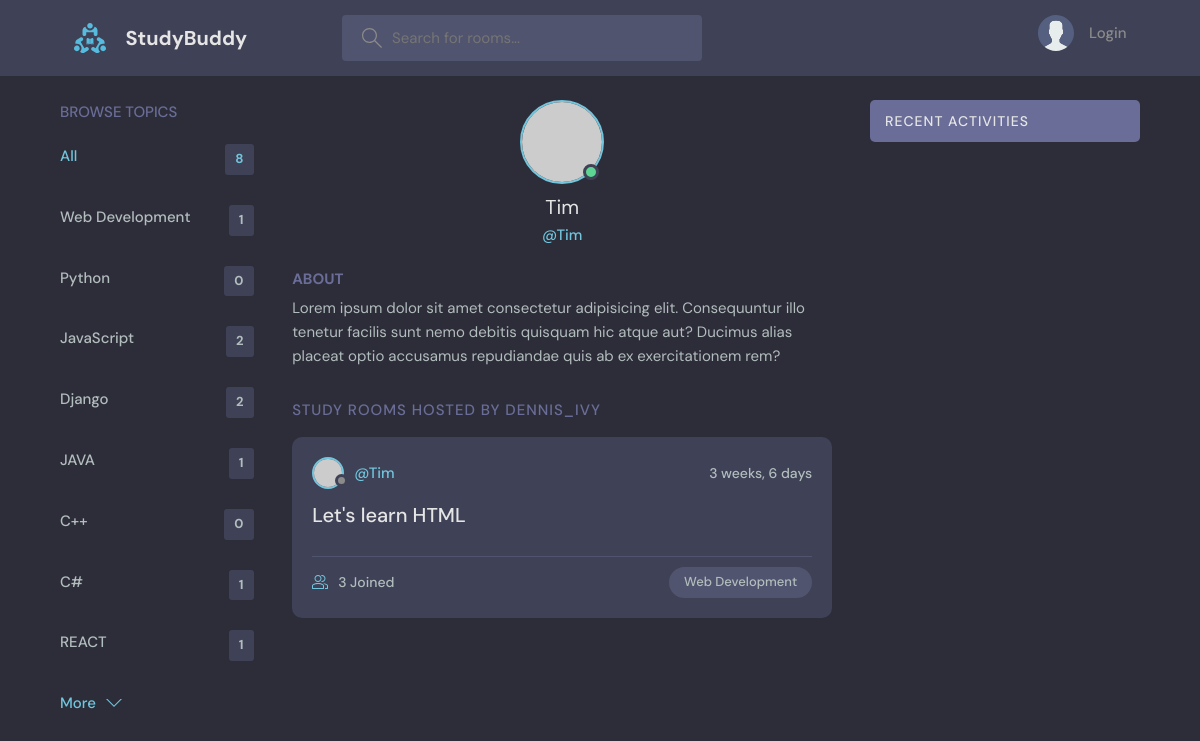
The app's page /profile/2/ with its own data.
### base/models.py (models this page shows, shortened)
class Topic(models.Model):
    name = models.CharField(max_length=200)

class Room(models.Model):
    host = models.ForeignKey(User, on_delete=models.SET_NULL, null=True)
    topic= models.ForeignKey(Topic, on_delete=models.SET_NULL, null=True)
    name = models.CharField(max_length=200)
    description = models.TextField(null=True, blank=True)
    participants = models.ManyToManyField(User, related_name='participants', blank=True)
    updated = models.DateTimeField(auto_now=True)
    created = models.DateTimeField(auto_now_add=True)
    class Meta:
        ordering = ['-updated', '-created']

### base/views.py (the view)
# urls.py: path('profile/<str:pk>/', views.userProfile, name="user-profile"),
def userProfile(request, pk):
    user = User.objects.get(id=pk)
    rooms = user.room_set.all()
    room_messages = user.message_set.all()
    topics = Topic.objects.all()
    context = {'user':user, 'rooms':rooms, 'room_messages':room_messages,
               'topics':topics}
    return render(request, 'base/profile.html', context)

### base/templates/base/profile.html (shortened to what this page needs)
{% extends 'main.html' %}
{% block content %}
  <main class="profile-page layout layout--3">
    <div class="container">
      {% include 'base/topics_component.html' %}
      <div class="roomList">
        <div class="profile">
          <div class="profile__avatar">
            <div class="avatar avatar--large active">
              <img src="https://randomuser.me/api/portraits/men/11.jpg" />
            </div>
          </div>
          <div class="profile__info">
            <h3>{{user.username}}</h3>
            <p>@{{user.username}}</p>
          </div>
          <div class="profile__about">
            <h3>About</h3>
            <p>
              Lorem ipsum dolor sit amet consectetur adipisicing elit. Consequuntur illo tenetur
              facilis sunt nemo debitis quisquam hic atque aut? Ducimus alias placeat optio
              accusamus repudiandae quis ab ex exercitationem rem?
            </p>
          </div>
        </div>
        <div class="roomList__header">
          <div>
            <h2>Study Rooms Hosted by dennis_ivy</a>
            </h2>
          </div>
        </div>
        {% include 'base/feed_component.html' %}
      </div>
      {% include 'base/activity_component.html' %}
    </div>
  </main>
{% endblock %}

### base/templates/base/topics_component.html
<div class="topics">
    <div class="topics__header">
      <h2>Browse Topics</h2>
    </div>
    <ul class="topics__list">
      <li>
        <a href="{% url 'home' %}" class="active">All <span>{{topics.count}}</span></a>
      </li>
      {% for topic in topics  %}
      <li>
        <a href="{% url 'home' %}?q={{topic.name}}">{{topic.name}}<span>{{topic.room_set.all.count}}</span></a>
      </li>
      {% endfor %}
    </ul>
    <a class="btn btn--link" href="{% url 'topics' %}">
      More
      <svg version="1.1" xmlns="http://www.w3.org/2000/svg" width="32" height="32" viewBox="0 0 32 32">
        <title>chevron-down</title>
        <path d="M16 21l-13-13h-3l16 16 16-16h-3l-13 13z"></path>
      </svg>
    </a>
  </div>

### base/templates/base/feed_component.html (shortened to what this page needs)
{% for room in rooms%}
<div class="roomListRoom">
    <div class="roomListRoom__header">
      <a href="{% url 'user-profile' room.host.id %}" class="roomListRoom__author">
        <div class="avatar avatar--small">
          <img src="https://randomuser.me/api/portraits/women/11.jpg" />
        </div>
        <span>@{{room.host.username}}</span>
      </a>
      <div class="roomListRoom__actions">
        <span>{{room.created|timesince}}</span>
      </div>
    </div>
    <div class="roomListRoom__content">
      <a href="{% url 'room' room.id %}">{{room.name}}</a>
    </div>
    <div class="roomListRoom__meta">
      <a href="{% url 'room' room.id %}" class="roomListRoom__joined">
        {{room.participants.all.count}} Joined
      </a>
      <p class="roomListRoom__topic">{{room.topic.name}}</p>
    </div>
  </div>
{% endfor %}

### records on screen
Topic: name "Web Development", room_set.all.count "1"
Topic: name "Python", room_set.all.count "0"
Topic: name "JavaScript", room_set.all.count "2"
Topic: name "Django", room_set.all.count "2"
Topic: name "JAVA", room_set.all.count "1"
Topic: name "C++", room_set.all.count "0"
Topic: name "C#", room_set.all.count "1"
Topic: name "REACT", room_set.all.count "1"
Room: host.username "Tim", created "3 weeks, 6 days", name "Let's learn HTML", participants.all.count "3", topic.name "Web Development"

### other values on screen
{{ topics.count }} "8"
{{ user.username }} "Tim"
